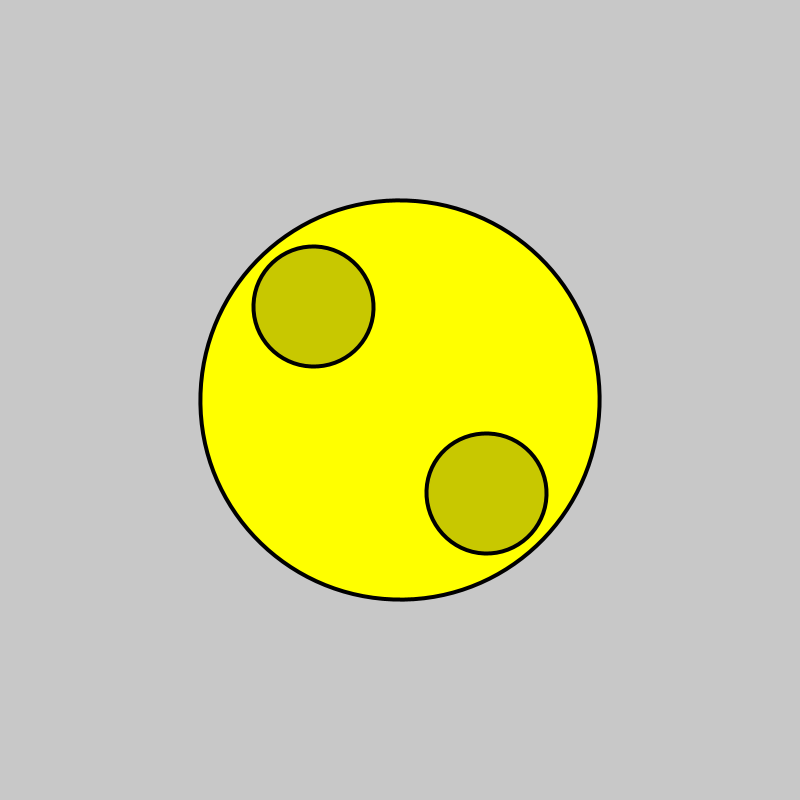
Frame 1 (no input)
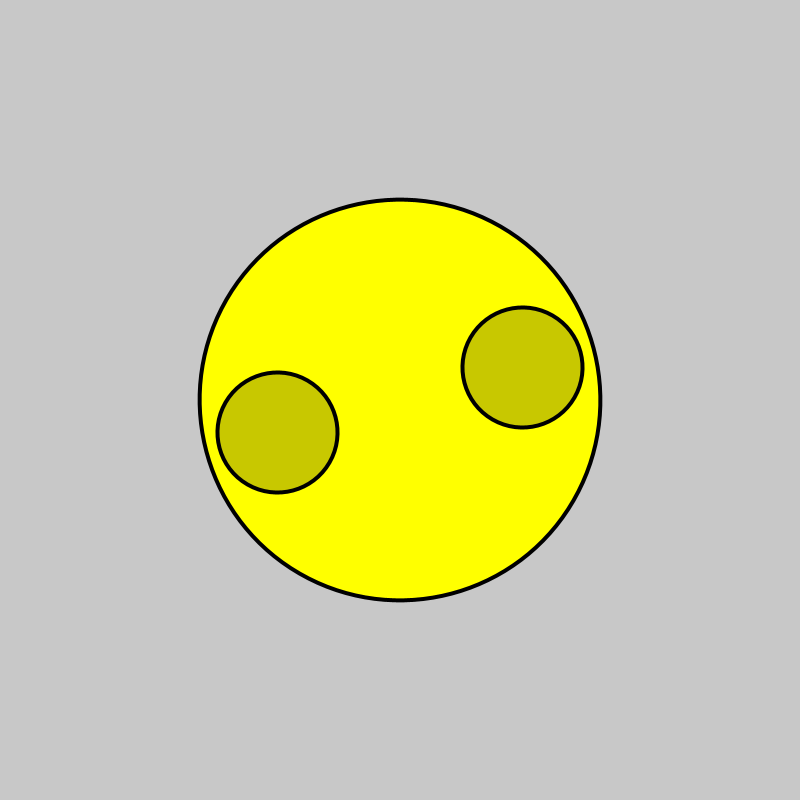
Frame 60 (the mouse pressed at the canvas centre just before this capture)
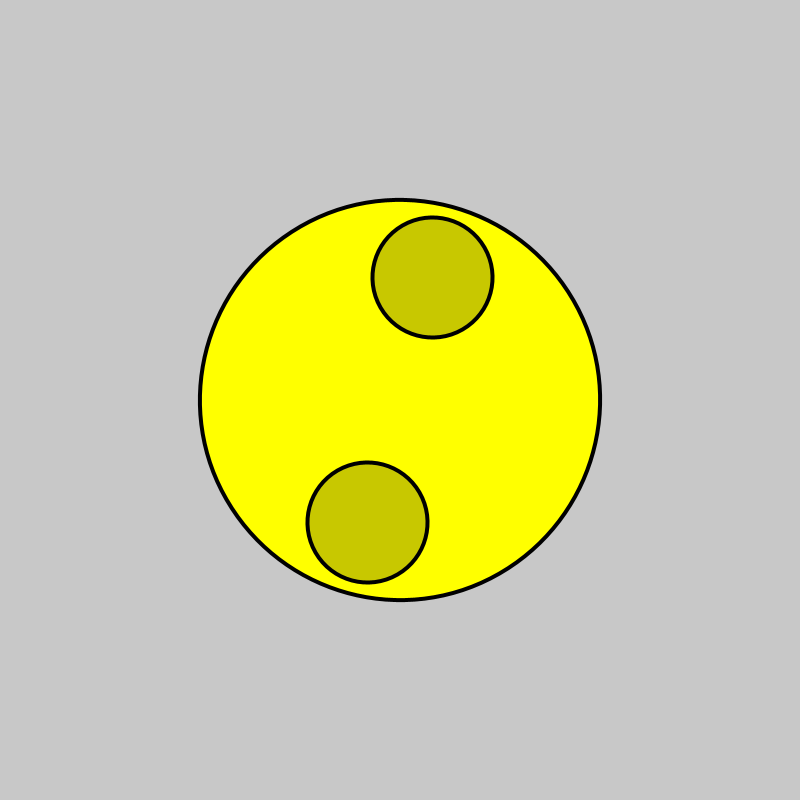
Frame 120 (the mouse held since frame 60 and released just before this capture)

The Processing sketch that drew these frames (run headless with seeded random() and noise(); from frame 60 on, the mouse is pressed at the canvas centre):

// Processing sketch: coffeecup
// ── coffeecup.pde


int kakudo=0;  
void setup() {
  size(800, 800);
}

void draw() {
  background(200);

  strokeWeight(4);
  kakudo+=2;

  pushMatrix();
  //一番外側の丸
  fill(255, 255, 0);
  translate(400,400);
 rotate(radians(kakudo));
ellipse(0,0,400,400);
  popMatrix();
  
    pushMatrix();
 fill(200,200,0);
   translate(400,400);
  rotate(radians(kakudo));
 ellipse(90,90,120,120);
   popMatrix();
   
      pushMatrix();
 fill(200,200,0);
   translate(400,400);
  rotate(radians(kakudo+180));
 ellipse(90,90,120,120);
   popMatrix();

  
}
